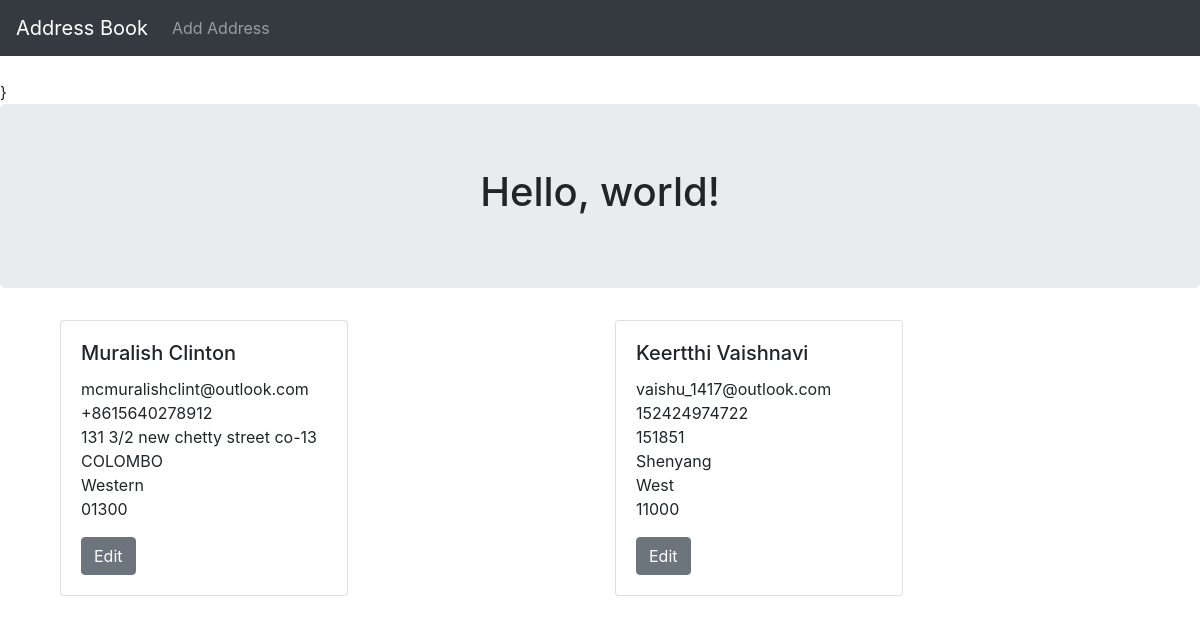
Before: / with the older database file.
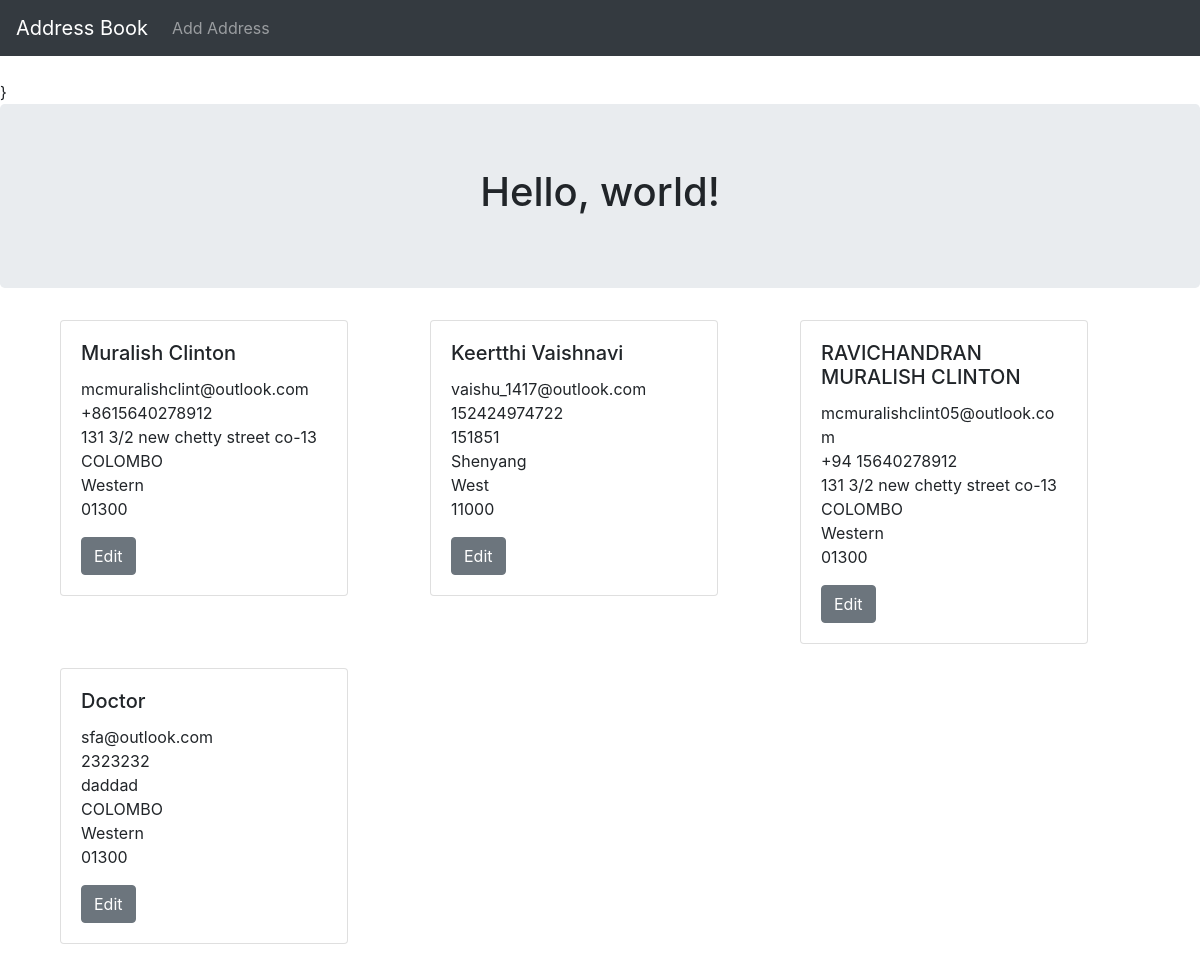
After: the same page with the newer database file.
### address_book/models.py (models this page shows, shortened)
class Address(models.Model):
	name = models.CharField(max_length=200)
	email = models.EmailField(max_length=200)
	phone = models.CharField(max_length=15)
	address = models.CharField(max_length=200)
	city = models.CharField(max_length=200)
	state = models.CharField(max_length=100)
	zipcode = models.CharField(max_length=10)

### address_book/views.py (the view)
# urls.py: 2. Add a URL to urlpatterns:  path('', views.home, name='home')
def home(request):
	all_addresses = Address.objects.all
	return render(request,'home.html',{'all_addresses':all_addresses})

### address_book/templates/home.html (shortened to what this page needs)
{%extends "base.html"%}
{%block content%}
<div class="container">
	<div class="row">
{%if all_addresses%}
	{%for address in all_addresses%}
	<div class="col-sm">
		<div class="card" style="width: 18rem;">
		  	<div class="card-body">
		    <h5 class="card-title">{{address.name}}</h5>
		    <p class="card-text">
		    	{{address.email}}<br>
				{{address.phone}}<br>
				{{address.address}}<br>
				{{address.city}}<br>
				{{address.state}}<br>
				{{address.zipcode}}<br>
		    </p>
		    <a href="{%url 'edit' address.id%}" class="btn btn-secondary">Edit</a>
		    </div>
	    </div>
	</div>
	{%endfor%}
{%endif%}
</div></div>
{%endblock%}

Changed rows visible on the page:
added Address: name "RAVICHANDRAN MURALISH CLINTON", email "mcmuralishclint05@outlook.com", phone "+94 15640278912", address "131 3/2 new chetty street co-13", city "COLOMBO", state "Western", zipcode "01300"
added Address: name "Doctor", email "sfa@outlook.com", phone "2323232", address "daddad", city "COLOMBO", state "Western", zipcode "01300"
